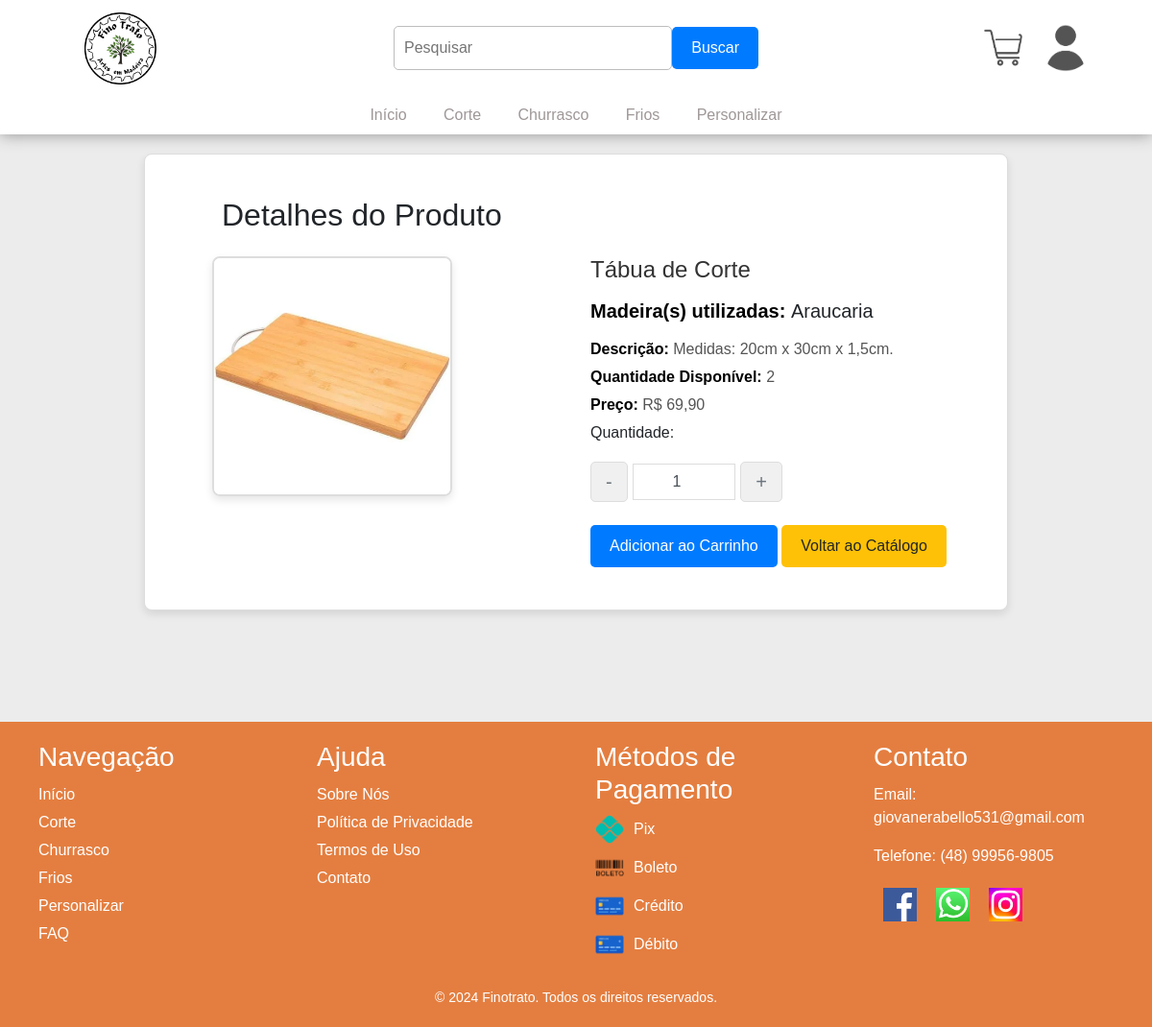
/Fino-Trato/models/detalhes.php?codigo=1, run on the app's committed database.
### tables this page shows
CREATE TABLE `estoque` (
  `codigo` int(5) NOT NULL,
  `categoria` varchar(255) NOT NULL,
  `madeira` varchar(255) NOT NULL,
  `descricao` varchar(255) NOT NULL,
  `quantidade` int(5) NOT NULL,
  `preco` float(8,2) NOT NULL,
  `imagem` varchar(255) NOT NULL
);

### Fino-Trato/models/detalhes.php (the view, shortened to what this page needs)
<?php
$conectar = mysqli_connect('localhost', 'root', '', 'finotrato');
if (isset($_GET['codigo'])) {
    $codigo = $_GET['codigo'];
    $consulta = "SELECT * FROM estoque WHERE codigo = '$codigo'";
    $resultado = mysqli_query($conectar, $consulta);
    if (mysqli_num_rows($resultado) > 0) {
        $produto = mysqli_fetch_assoc($resultado);
    } else {
        echo '<p>Produto não encontrado.</p>';
        exit;
    }
} else {
    echo '<p>Código do produto não especificado.</p>';
    exit;
}
?>
<!DOCTYPE html>
<html lang="pt-br">
<head>
    <link rel="stylesheet" type="text/css" href="style/style.css">
    <link rel="stylesheet" href="https://maxcdn.bootstrapcdn.com/bootstrap/4.0.0/css/bootstrap.min.css">
</head>
<body>
    <div class="top">
        <div class="topUp">
            <div class="leftTop">
                <div class="logo">
                    <a href="home.php"><img src="img/brazao.png" width=75 height=75></a>
                </div>
            </div>
            <div class="middleTop">
                <form action="busca.php" method="GET">
                    <div class="topSearch">
                        <input type="text" id="topSearch" name="search" placeholder="Pesquisar"
                            value="<?php echo isset($_GET['search']) ? $_GET['search'] : ''; ?>">
                        <button type="submit" class="btn btn-info">Buscar</button>
                    </div>
                </form>
            </div>
            <div class="rightTop">
                <div class="topMarketCar">
                    <a href="carrinho.php"><img src="img/lightmdCShop.png" width=40 height=40></a>
                </div>
                <div class="topUserImg">
                    <a href="perfil.php">
                        <img src="<?php echo isset($_SESSION['imagem']) ? $_SESSION['imagem'] : 'img/lightmdUser.png'; ?>"
                            style="border-radius: 50%; width: 50px; height: 50px;">
                    </a>
                </div>
            </div>
        </div>
        <div class="topDown">
            <div class="navigation">
                <a href="home.php">Início</a>
                <a href="corte.php">Corte</a>
                <a href="churrasco.php">Churrasco</a>
                <a href="frios.php">Frios</a>
                <a href="personalizar.php">Personalizar</a>
            </div>
        </div>
    </div>
    <div class="container">
        <h2 class="mt-4" style="margin-left: 60px;">Detalhes do Produto</h2>
        <div class="row mt-4">
            <div class="col-md-6">
                <img src="<?php echo $produto['imagem']; ?>" class="img-fluid" alt="Imagem do Produto">
            </div>
            <div class="col-md-6">
                <h3 class="mb-3">Tábua de <?php echo $produto['categoria']; ?></h3>
                <h5 class="mb-3"><strong>Madeira(s) utilizadas: </strong><?php echo $produto['madeira']; ?></h5>
                <p><strong>Descrição: </strong><?php echo $produto['descricao']; ?></p>
                <p><strong>Quantidade Disponível: </strong><?php echo $produto['quantidade']; ?></p>
                <p><strong>Preço:</strong> R$ <?php echo number_format($produto['preco'], 2, ',', '.'); ?></p>
                <form action="" method="POST">
                    <label for="quantidade">Quantidade:</label>
                    <div class="input-group mb-4">
                        <button class="btn btn-outline-secondary" type="button" id="decrease">-</button>
                        <input type="number" name="quantidade" id="quantidade" value="1" min="1"
                            max="<?php echo $produto['quantidade']; ?>" class="form-control text-center" required>
                        <button class="btn btn-outline-secondary" type="button" id="increase">+</button>
                    </div>
                    <button type="submit" name="adicionar" class="btn btn-info mb-4">Adicionar ao Carrinho</button>
                    <a href="home.php" class="btn btn-warning mb-4">Voltar ao Catálogo</a>
                </form>
            </div>
        </div>
        </div>
        <br><br><br><br>
        <footer>
            <div class="footer-container">
                <div class="footer-column">
                    <h3>Navegação</h3>
                    <a href="home.php">Início</a>
                    <a href="corte.php">Corte</a>
                    <a href="churrasco.php">Churrasco</a>
                    <a href="frios.php">Frios</a>
                    <a href="personalizar.php">Personalizar</a>
                    <a href="faq.php">FAQ</a>
                </div>
                <div class="footer-column">
                    <h3>Ajuda</h3>
                    <a href="#">Sobre Nós</a>
                    <a href="#">Política de Privacidade</a>
                    <a href="#">Termos de Uso</a>
                    <a href="#">Contato</a>
                </div>
                <div class="footer-column">
                    <h3>Métodos de Pagamento</h3>
                    <div class="payment-icons">
                        <div class="payment-item">
                            <img src="img/pix.png" alt="Pix">
                            <span>Pix</span>
                        </div>
                        <div class="payment-item">
                            <img src="img/boleto.png" alt="Boleto">
                            <span>Boleto</span>
                        </div>
                        <div class="payment-item">
                            <img src="img/cartao.png" alt="Crédito">
                            <span>Crédito</span>
                        </div>
                        <div class="payment-item">
                            <img src="img/cartao.png" alt="Débito">
                            <span>Débito</span>
                        </div>
                    </div>
                </div>
                <div class="footer-column">
                    <h3>Contato</h3>
                    <p>Email: giovanerabello531@gmail.com</p>
                    <p>Telefone: (48) 99956-9805</p>
                    <div class="social-icons">
                        <a href="https://www.facebook.com/giovane.rabello.77?_rdr"><img src="img/facebook_icon.png" alt="Facebook"></a>
                        <a href="#"><img src="img/whatsapp_icon.png" alt="Whatsapp"></a>
                        <a href="#"><img src="img/instagram_icon.png" alt="Instagram"></a>
                    </div>
                </div>
            </div>
            <div class="copyright">
                &copy; 2024 Finotrato. Todos os direitos reservados.
            </div>
        </footer>
</body>
</html>

### Fino-Trato/models/style/style.css (style rules this page uses)
* { margin: 0; padding: 0; }
body { background-color: #ececec; width: 100%; font-family: Arial, sans-serif; }
.top { width: 100%; justify-content: center; display: flex; flex-direction: column; box-shadow: 0px 1px 15px rgb(153, 153, 153); background-color: rgb(255, 255, 255); }
.topUp { width: 100%; height: 100px; display: flex; text-align: center; justify-content: center; }
.topDown { width: 100%; height: 40px; display: flex; text-align: center; justify-content: center; }
.leftTop { width: 250px; display: flex; text-align: center; justify-content: center; }
.middleTop { flex: 1; display: flex; justify-content: center; align-items: center; }
.rightTop { width: 250px; display: flex; text-align: center; justify-content: center; }
.logo { width: 120px; display: flex; justify-content: center; align-items: center; }
.logo img { max-width: 100%; height: auto; }
.topSearch { display: flex; align-items: center; width: 100%; max-width: 400px; margin: 0 auto; padding: 0 10px; }
.topSearch input { width: 400px; padding: 10px; border: 1px solid rgb(189, 189, 189); border-width: 1px; border-radius: 5px; outline: none; }
.topMarketCar { display: flex; justify-content: center; align-items: center; margin-left: 10px; margin-right: 10px; }
.topUserImg { display: flex; justify-content: center; align-items: center; margin-left: 10px; margin-right: 0px; }
.navigation { width: 80%; display: flex; justify-content: center; align-items: center; }
.navigation a { font-size: 16px; display: flex; height: 30px; flex-direction: column; text-decoration: none; transition: background .3s; font-family: Arial; text-align: center; justify-content: center; margin-left: 2%; margin-right: 2%; color: #9f9797; }
.topUserImg a { text-decoration: none; color: #9f9797; }
footer { background-color: #e47e40; color: white; padding: 20px; }
.footer-container { display: flex; justify-content: space-between; align-items: flex-start; text-align: left; flex-wrap: wrap; max-width: 1200px; margin: 0 auto; }
.footer-column { flex: 1; margin: 0 20px; min-width: 200px; }
.footer-column h3 { margin-bottom: 10px; color: #fff; }
.footer-column a { color: #fff; text-decoration: none; display: block; margin: 5px 0; }
.payment-icons { display: flex; flex-direction: column; align-items: flex-start; }
.payment-item { display: flex; align-items: center; margin-bottom: 10px; }
.payment-item img { width: 30px; margin-right: 10px; }
.social-icons { margin-top: 10px; display: flex; justify-content: flex-start; }
.social-icons img { width: 35px; margin: 0 10px; }
.copyright { text-align: center; margin-top: 20px; font-size: 14px; color: white; }
.leftTop, .middleTop, .rightTop { display: flex; align-items: center; }
.topSearch input[type="text"] { width: 500px; }
img.img-fluid { border: 2px solid #ddd; border-radius: 8px; box-shadow: 0px 4px 8px rgba(0, 0, 0, 0.1); }
.col-md-6 h3 { font-size: 24px; color: #333; margin-bottom: 20px; }
.col-md-6 p { font-size: 16px; margin: 5px 0; color: #555; }
.col-md-6 strong { color: #000; }
.btn-info { background-color: #007bff; border: none; font-size: 16px; padding: 10px 20px; border-radius: 5px; transition: background-color 0.3s ease; }
.btn-warning { border: none; font-size: 16px; padding: 10px 20px; border-radius: 5px; transition: background-color 0.3s ease; }
.input-group { display: flex; align-items: center; justify-content: center; width: 200px; margin: 10px 0; }
.input-group button { background-color: #f0f0f0; border: 1px solid #ddd; font-size: 20px; padding: 5px 15px; cursor: pointer; border-radius: 5px; transition: background-color 0.3s ease; }
.input-group input { width: 60px; text-align: center; border: 1px solid #ddd; font-size: 16px; margin: 0 5px; border-radius: 5px; }

### data on the page
estoque: imagem (picture), categoria "Corte", madeira "Araucaria", descricao "Medidas: 20cm x 30cm x 1,5cm.", quantidade "2", preco "69,90"
